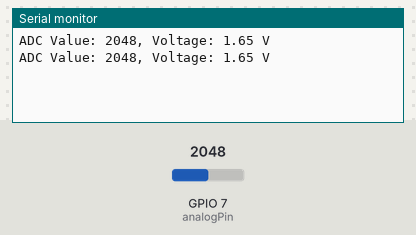
This program was run on a simulated Seeed XIAO ESP32-S3. Parts: the last lines printed to the serial monitor. The inputs (shaded band) are chosen by the test bench; at power-on: GPIO 7 (analogPin) = 2048.

Above: at 1.8 s.
1.9 s: GPIO 7 (analogPin) set to 2866
At 2.8 s:
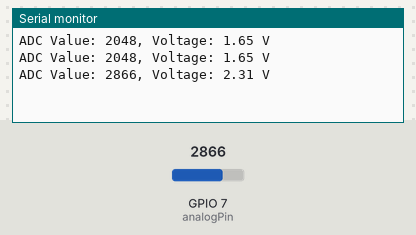
3.4 s: GPIO 7 (analogPin) set to 3603
At 4.6 s:
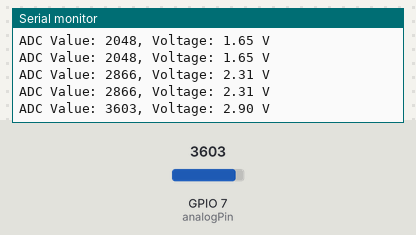
Timing chart, 0 to 6.4 s (numbered marks = the images above; inputs shaded):
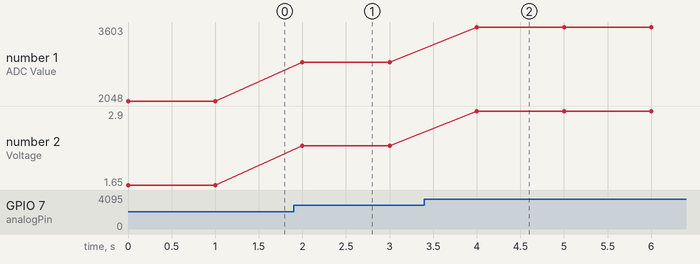

Measured:
- after the input at 1.9 s, the serial monitor: prints a new line after 0.10 s (image 1)
- after the input at 3.4 s, the serial monitor: prints a new line after 0.60 s (image 2)
- plotted number 1: 2048 → 2866 after the input at 1.9 s, 2866 → 3603 after the input at 3.4 s
- plotted number 2: 1.65 → 2.31 after the input at 1.9 s, 2.31 → 2.9 after the input at 3.4 s

The program:

main.cpp
```cpp
#include <Arduino.h>

const int analogPin = D8; // Define the analog pin connected to the PCB output
float voltage;

void setup() {
  Serial.begin(115200); // Initialize serial communication
}

void loop() {
  int adcValue = analogRead(analogPin); // Read analog value from the specified pin
  voltage = (adcValue / 4095.0) * 3.3; // Convert ADC reading to voltage

  // Display the voltage reading on the serial monitor
  Serial.print("ADC Value: ");
  Serial.print(adcValue);
  Serial.print(", Voltage: ");
  Serial.print(voltage);
  Serial.println(" V");

  delay(1000); // Optional delay for readability
}
```
